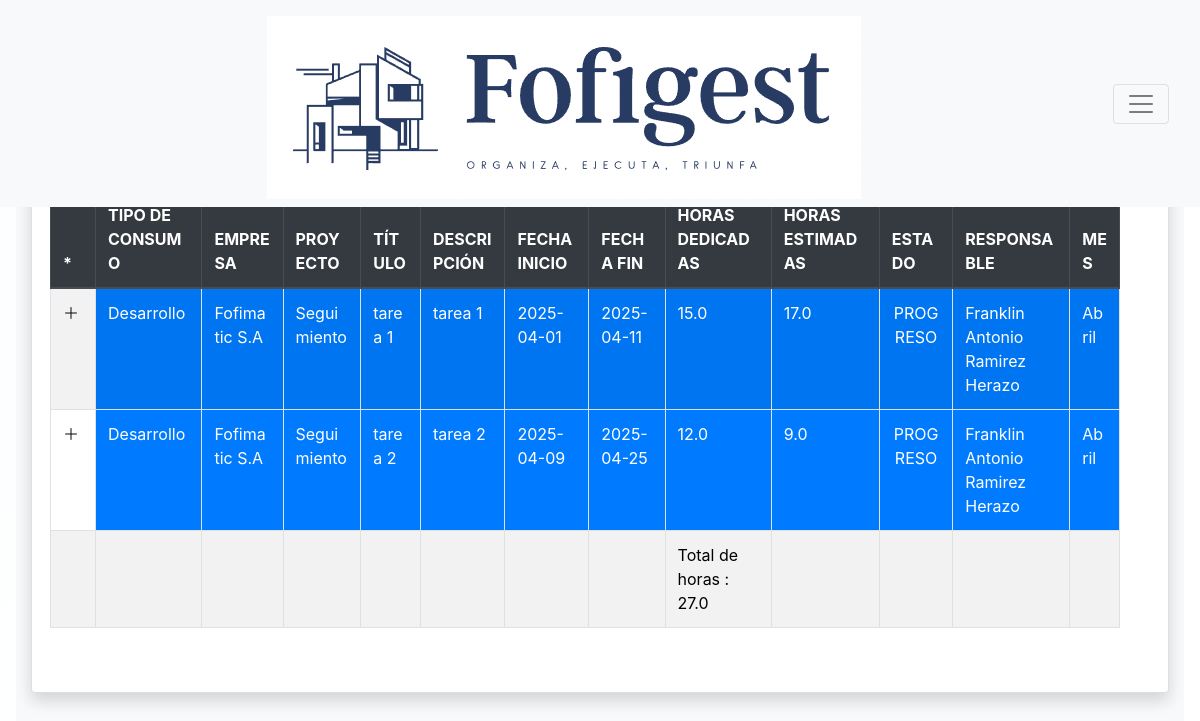
Page /tareas (signed in) on the earlier database version.
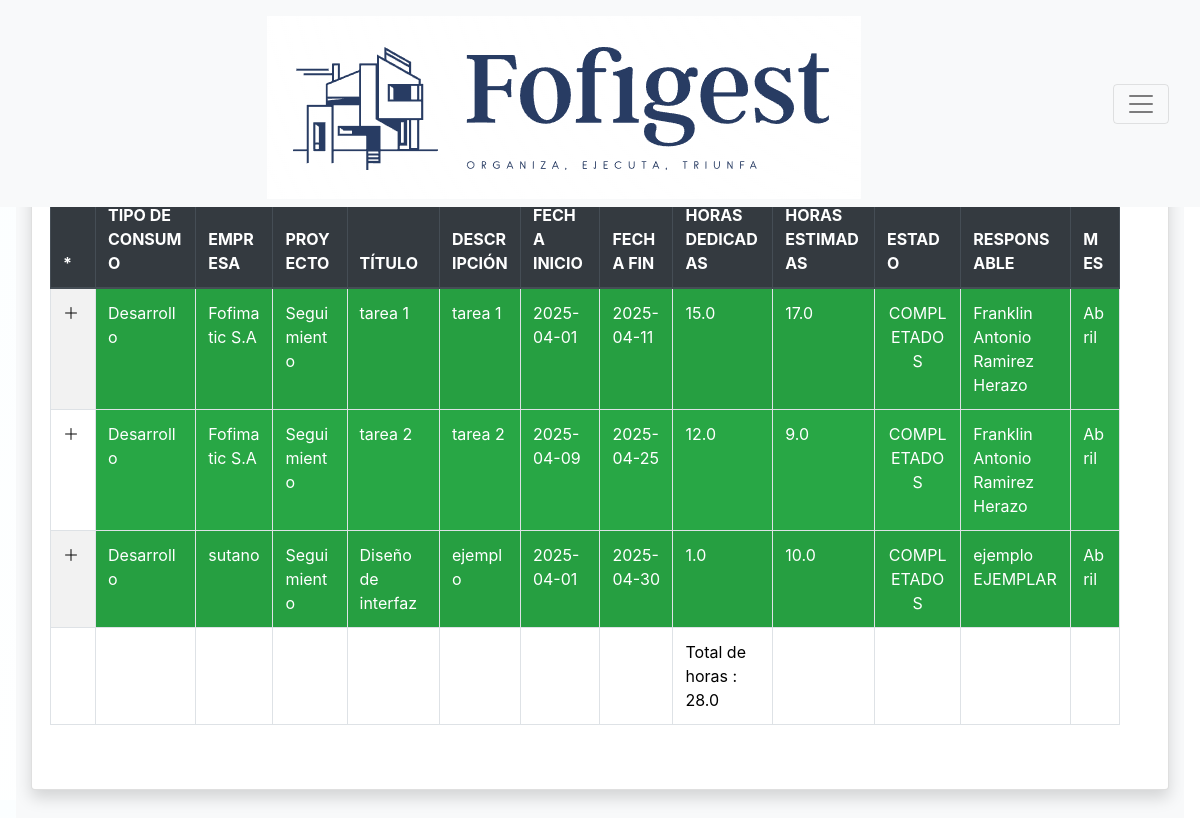
Same page on the later database version.
### models/models.py (models this page shows, shortened)
class Tareas(db.Model):
    id = db.Column(db.Integer, primary_key=True)
    empresa = db.Column(db.String(100), nullable=False)
    codigo_proyecto = db.Column(db.String(50), nullable=False)
    codigo_tarea = db.Column(db.String(50), nullable=False, unique=True)
    titulo = db.Column(db.String(100), nullable=False)
    descripcion = db.Column(db.Text, nullable=False)  # Se mantiene db.Text para permitir cualquier tamaño de texto
    fecha_inicio = db.Column(db.Date, nullable=False)  # Fecha de inicio del proyecto
    fecha_fin = db.Column(db.Date, nullable=True)  # Fecha de fin del proyecto
    responsable = db.Column(db.String(100), nullable=False)  # Responsable asignado a la tarea
    horas_dedicadas = db.Column(db.Float, nullable=False, default=0)  # Horas dedicadas
    horas_estimadas = db.Column(db.Float, nullable=False)  # Horas estimadas para completar la tarea
    fecha_facturacion = db.Column(db.Date, nullable=True)  # Fecha de facturación
    estado = db.Column(db.Enum('PENDIENTE', 'PROGRESO', 'REVISIÓN', 'IMPEDIMENTOS', 'COMPLETADOS', name='estado_tarea'), nullable=False, default='PENDIENTE')  # Estado de la tarea
    tipo_consumo = db.Column(db.Enum('Desarrollo', 'Reuniones', 'Desarrollo por control de cambio', 'Soporte', 'Oportunidad de mejora', name='tipo_consumo'), nullable=False, default='Desarrollo')
    mes = db.Column(db.Enum(
        'Enero', 'Febrero', 'Marzo', 'Abril', 'Mayo', 'Junio',
        'Julio', 'Agosto', 'Septiembre', 'Octubre', 'Noviembre', 'Diciembre',
        name='meses'),
        nullable=False, default='Enero'
    )

### app.py (the view)
@app.route('/tareas', methods=['GET', 'POST'])
@login_required
def vista_tareas():
    proyectos = models.Proyecto.query.all()
    usuarios = models.Usuarios.query.all()
    empresas = models.Empresas.query.all()
    tareas_query = models.Tareas.query
    if request.method == 'POST':
        estado = request.form.get('estado_')
        if estado:
            tareas_query = tareas_query.filter(models.Tareas.estado == estado)
        responsable = request.form.get('responsable_')
        if responsable:
            tareas_query = tareas_query.filter(models.Tareas.responsable == responsable)
        proyecto = request.form.get('proyecto_')
        if proyecto:
            tareas_query = tareas_query.filter(models.Tareas.codigo_proyecto == proyecto)
        mes = request.form.get('mes_')
        if mes:
            tareas_query = tareas_query.filter(models.Tareas.mes == mes)
        empresa = request.form.get('empresa_')
        if empresa:
            tareas_query = tareas_query.filter(models.Tareas.empresa == empresa)
        fecha_inicio = request.form.get('fecha_inicio_')
        fecha_fin = request.form.get('fecha_fin_')
        if fecha_inicio and fecha_fin:
            tareas_query = tareas_query.filter(models.Tareas.fecha_inicio >= fecha_inicio,
                                            models.Tareas.fecha_fin <= fecha_fin)
        tareas = tareas_query.all()
    else:
        tareas = models.Tareas.query.all()
    total_horas_ejecucion = sum(tarea.horas_dedicadas for tarea in tareas)
    return render_template("tareas.html", tareas=tareas,
                                        empresas=empresas,
                                        proyectos=proyectos,
                                        usuarios=usuarios,
                                        total_horas_ejecucion=total_horas_ejecucion)

### templates/tareas.html (shortened to what this page needs)
{% extends 'Base.html' %}
{% block content %}
<link rel="stylesheet" href="{{ url_for('static', filename='css/style.css') }}">
<link href="https://stackpath.bootstrapcdn.com/bootstrap/4.5.2/css/bootstrap.min.css" rel="stylesheet">
<link rel="stylesheet" href="https://cdnjs.cloudflare.com/ajax/libs/bootstrap-icons/1.8.1/font/bootstrap-icons.min.css">
<div class="container-fluid bg-light py-5">
    <div class="card p-4 shadow">
        <div class="row mb-4">
            <div class="col-12 text-center">
                <h2 class="mb-3">TAREAS</h2>
            </div>
            <div class="d-flex gap-2 mb-3 justify-content-start align-items-center flex-wrap">
                <a id="refrescar" class="btn btn-outline-info btn-sm d-flex align-items-center" href="/tareas" onclick="window.location.reload();">
                </a>
                <button class="btn btn-outline-info btn-sm d-flex align-items-center" data-bs-toggle="modal" data-bs-target="#filtroModal">
                </button>
                {% if session['username'] == "admin" %}
                <!--<button class="btn btn-outline-secondary d-flex align-items-center px-3 border-0" data-bs-toggle="modal" data-bs-target="#tareasform" onclick="limpiarFormulario();generarCodigoUnico();">
                    <span class="material-icons-outlined me-2">add</span>
                    <span class="d-none d-md-inline">Agregar Tarea</span>
                </button>-->
                <button class="btn btn-outline-info btn-sm d-flex align-items-center" data-bs-toggle="modal" data-bs-target="#tareasform" onclick="limpiarFormulario();generarCodigoUnico();">
                    <i class="bi bi-plus-lg me-1"></i>
                    Agregar Tarea
                </button>
                {% else %}
                    <button class="btn btn-outline-info btn-sm d-flex align-items-center" data-bs-toggle="modal" data-bs-target="#tareasform" onclick="limpiarFormulario();generarCodigoUnico();">
                    </button>
                {% endif %}
                <button class="btn btn-outline-info btn-sm" onclick="ordenarPorMes()">
                </button>
                <button id="modoToggle" class="btn btn-outline-info btn-sm" onclick="alternarModo()">
                </button>
                <div class="input-group input-group-sm w-auto">
                    <div class="input-group-append">
                    <span class="input-group-text"></span>
                    </div>
                </div>
            </div>
            <div class="row">
                <div class="table-responsive" style="overflow-x: auto; max-height: 800px;">
                    <table class="table table-bordered table-striped table-hover w-100" id="dataTable" cellspacing="0">
                        <thead class="thead-dark">
                            <tr>
                                {% if session['username'] == "admin" %}
                                <th class="d-none d-sm-table-cell text-truncate">*</th>
                                {% else %}
                                <th class="d-none d-sm-table-cell text-truncate">*</th>
                                 {% endif %}
                                <th class="d-none d-sm-table-cell text-truncate">TIPO DE CONSUMO</th>
                                <th class="d-none d-sm-table-cell text-truncate">EMPRESA</th>
                                <th class="d-none d-sm-table-cell text-truncate">PROYECTO</th>
                                <th class="d-none d-sm-table-cell text-truncate">TÍTULO</th>
                                <th class="d-none d-sm-table-cell text-truncate">DESCRIPCIÓN</th>
                                <th class="d-none d-sm-table-cell text-truncate">FECHA INICIO</th>
                                <th class="d-none d-sm-table-cell text-truncate">FECHA FIN</th>
                                <th class="d-none d-sm-table-cell text-truncate">HORAS DEDICADAS</th>
                                <th class="d-none d-sm-table-cell text-truncate">HORAS ESTIMADAS</th>
                                <th class="d-none d-sm-table-cell text-truncate">ESTADO</th>
                                <th class="d-none d-sm-table-cell text-truncate">RESPONSABLE</th>
                                <th class="d-none d-sm-table-cell text-truncate">MES</th>
                            </tr>
                        </thead>
                        <tbody>
                            {% for tarea in tareas %}
                            <tr>
                                {% if session['username'] == "admin" %}
                                <td class="d-none d-sm-table-cell text-truncate position-relative" data-bs-toggle="modal" data-bs-target="#tareasform" onmouseover="showDeleteIcon({{ tarea.id }})" onmouseout="hideDeleteIcon({{ tarea.id }})">
                                    <i class="bi bi-plus-lg me-1"></i>
                                    <span class="delete-icon material-icons-outlined position-absolute text-danger" id="delete-icon-{{ tarea.id }}" style="display: none; right: 5px; cursor: pointer;" onclick="event.stopPropagation(); eliminarTarea({{ tarea.id }})">delete</span>
                                </td>
                                {% else %}
                                <td class="d-none d-sm-table-cell text-truncate position-relative" data-bs-toggle="modal" data-bs-target="#tareasform" onmouseover="editarTarea({{ tarea.id }})" onmouseout="hideDeleteIcon({{ tarea.id }})">
                                    <i class="bi bi-plus-lg me-1"></i>
                                    </td>
                                {% endif %}
                                {% set estado_class = '' %}
                                {% if tarea.estado == 'PENDIENTE' %}
                                    {% set estado_class = 'bg-secondary text-white' %}
                                {% elif tarea.estado == 'PROGRESO' %}
                                    {% set estado_class = 'bg-primary text-white' %}
                                {% elif tarea.estado == 'REVISIÓN' %}
                                    {% set estado_class = 'bg-warning text-dark' %}
                                {% elif tarea.estado == 'IMPEDIMENTOS' %}
                                    {% set estado_class = 'bg-danger text-white' %}
                                {% elif tarea.estado == 'COMPLETADOS' %}
                                    {% set estado_class = 'bg-success text-white' %}
                                {% endif %}
                                <td class="d-none d-sm-table-cell  {{ estado_class }}" data-bs-toggle="modal" data-bs-target="#tareasform" onclick="editarTarea({{ tarea.id }})">{{ tarea.tipo_consumo }}</td>
                                <td class="d-none d-sm-table-cell text-truncate {{ estado_class }}" data-bs-toggle="modal" data-bs-target="#tareasform" onclick="editarTarea({{ tarea.id }})">{{ tarea.empresa }}</td>
                                <td class="d-none d-sm-table-cell  {{ estado_class }}" data-bs-toggle="modal" data-bs-target="#tareasform" onclick="editarTarea({{ tarea.id }})">{{ tarea.codigo_proyecto }}</td>
                                <td class="d-none d-sm-table-cell  {{ estado_class }}" data-bs-toggle="modal" data-bs-target="#tareasform" onclick="editarTarea({{ tarea.id }})">{{ tarea.titulo }}</td>
                                <td class="d-none d-sm-table-cell  text-truncate {{ estado_class }}" data-bs-toggle="modal" data-bs-target="#tareasform" onclick="editarTarea({{ tarea.id }})">{{ tarea.descripcion }}</td>
                                <td class="d-none d-sm-table-cell text-truncate {{ estado_class }}" data-bs-toggle="modal" data-bs-target="#tareasform" onclick="editarTarea({{ tarea.id }})">{{ tarea.fecha_inicio }}</td>
                                <td class="d-none d-sm-table-cell text-truncate {{ estado_class }}" data-bs-toggle="modal" data-bs-target="#tareasform" onclick="editarTarea({{ tarea.id }})">{{ tarea.fecha_fin }}</td>
                                <td class="d-none d-sm-table-cell {{ estado_class }}" data-bs-toggle="modal" data-bs-target="#tareasform" onclick="editarTarea({{ tarea.id }})">{{ tarea.horas_dedicadas }}</td>
                                <td class="d-none d-sm-table-cell {{ estado_class }}" data-bs-toggle="modal" data-bs-target="#tareasform" onclick="editarTarea({{ tarea.id }})">{{ tarea.horas_estimadas }}</td>
                                <td class="d-none d-sm-table-cell text-center {{ estado_class }}" data-bs-toggle="modal" data-bs-target="#tareasform" onclick="editarTarea({{ tarea.id }})">{{ tarea.estado }}</td>
                                <td class="d-none d-sm-table-cell text-truncate {{ estado_class }}" data-bs-toggle="modal" data-bs-target="#tareasform" onclick="editarTarea({{ tarea.id }})">{{ tarea.responsable }}</td>
                                <td class="d-none d-sm-table-cell text-truncate {{ estado_class }}" data-bs-toggle="modal" data-bs-target="#tareasform" onclick="editarTarea({{ tarea.id }})">{{ tarea.mes }}</td>
                            </tr>
                                {% endfor %}
                            <td class="d-none d-sm-table-cell text-truncate"></td>
                            <td class="d-none d-sm-table-cell text-truncate"></td>
                            <td class="d-none d-sm-table-cell text-truncate"></td>
                            <td class="d-none d-sm-table-cell text-truncate"></td>
                            <td class="d-none d-sm-table-cell text-truncate"></td>
                            <td class="d-none d-sm-table-cell text-truncate"></td>
                            <td class="d-none d-sm-table-cell text-truncate"></td>
                            <td class="d-none d-sm-table-cell text-truncate"></td>
                            <td class="d-none d-sm-table-cell text-truncate">Total de horas : {{ total_horas_ejecucion }} </td>
                            <td class="d-none d-sm-table-cell text-truncate"></td>
                            <td class="d-none d-sm-table-cell text-truncate"></td>
                            <td class="d-none d-sm-table-cell text-truncate"></td>
                            <td class="d-none d-sm-table-cell text-truncate"></td>
                        </tbody>
                    </table>
                </div>
            </div>
{% endblock %}

Differences in the rows shown:
changed Tareas "tarea 1": estado "PROGRESO" → "COMPLETADOS"
changed Tareas "tarea 2": estado "PROGRESO" → "COMPLETADOS"
added Tareas: tipo_consumo "Desarrollo", empresa "sutano", codigo_proyecto "Seguimiento", titulo "Diseño de interfaz", descripcion "ejemplo", fecha_inicio "2025-04-01", fecha_fin "2025-04-30", horas_dedicadas "1.0", horas_estimadas "10.0", estado "COMPLETADOS", responsable "ejemplo EJEMPLAR", mes "Abril"
Other differences:
{{ total_horas_ejecucion }}: "27.0" → "28.0"
